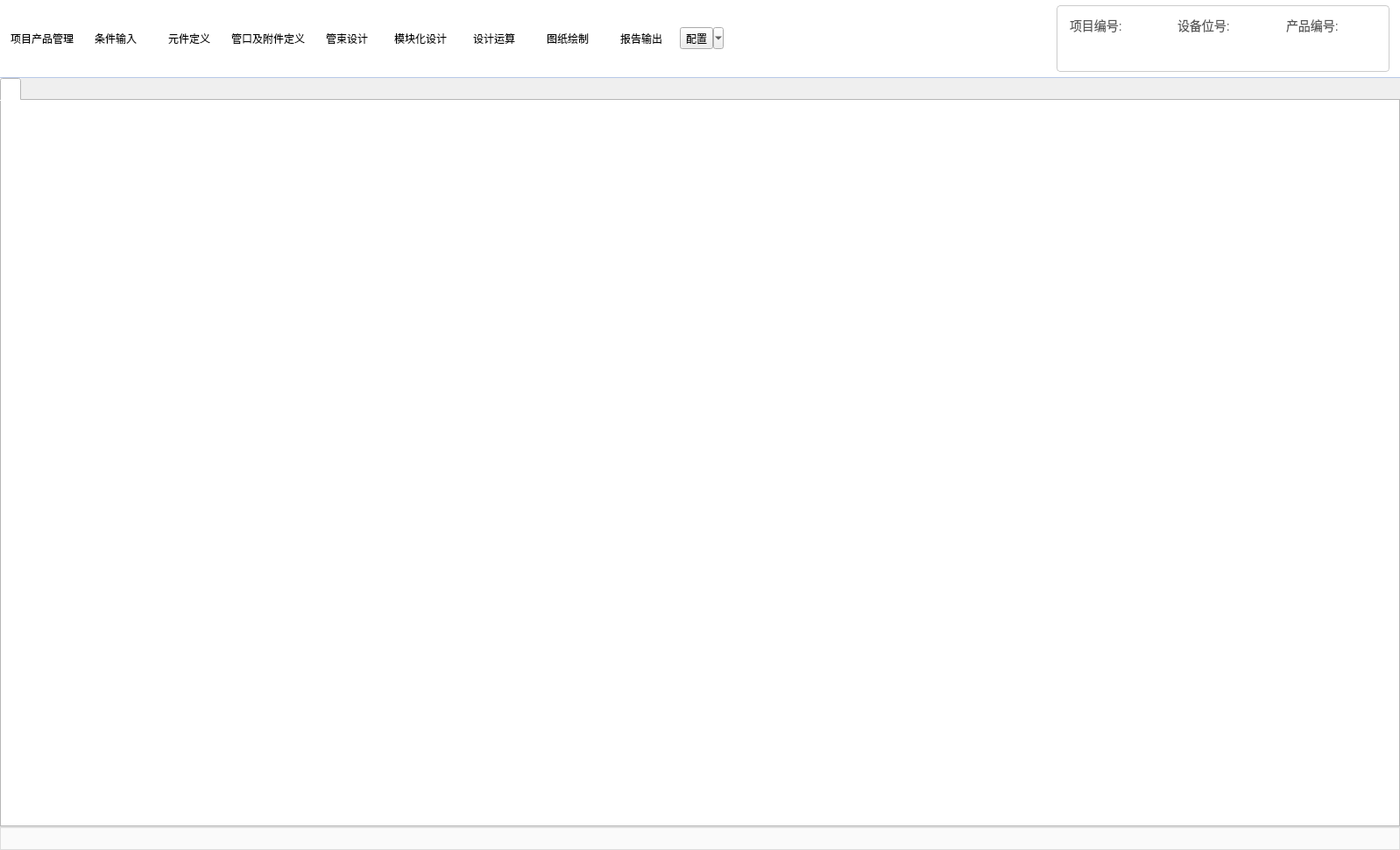
<?xml version="1.0" encoding="UTF-8"?>
<ui version="4.0">
 <class>Lanbin</class>
 <widget class="QMainWindow" name="Lanbin">
  <property name="geometry">
   <rect>
    <x>0</x>
    <y>0</y>
    <width>1598</width>
    <height>970</height>
   </rect>
  </property>
  <property name="windowTitle">
   <string>蓝科压力容器</string>
  </property>
  <property name="styleSheet">
   <string notr="true">/* 竖直滚动条整体样式 */
QScrollBar:vertical {
    background-color: #f5f5f5;
    width: 14px;
    margin: 0px;
}

/* 滚动条滑块 */
QScrollBar::handle:vertical {
    background-color: #c4c4c4;
    border-radius: 7px;
    min-height: 30px;
}

/* 滑块悬浮 */
QScrollBar::handle:vertical:hover {
    background-color: #a0a0a0;
}

/* 滑块按下 */
QScrollBar::handle:vertical:pressed {
    background-color: #888888;
}

/* 滚动条上下箭头（隐藏） */
QScrollBar::add-line:vertical,
QScrollBar::sub-line:vertical {
    border: none;
    background: none;
    height: 0px;
}

/* 滚动条背景区域 */
QScrollBar::add-page:vertical,
QScrollBar::sub-page:vertical {
    background: none;
}
/* 水平滚动条整体样式 */
QScrollBar:horizontal {
    background-color: #f5f5f5;
    height: 14px; /* 竖直是 width，水平是 height */
    margin: 0px;
}

/* 水平滚动条滑块 */
QScrollBar::handle:horizontal {
    background-color: #c4c4c4;
    border-radius: 7px;
    min-width: 30px; /* 竖直是 min-height，水平是 min-width */
}

/* 水平滑块悬浮 */
QScrollBar::handle:horizontal:hover {
    background-color: #a0a0a0;
}

/* 水平滑块按下 */
QScrollBar::handle:horizontal:pressed {
    background-color: #888888;
}

/* 水平滚动条左右箭头（隐藏） */
QScrollBar::add-line:horizontal,
QScrollBar::sub-line:horizontal {
    border: none;
    background: none;
    width: 0px;
}

/* 水平滚动条背景区域 */
QScrollBar::add-page:horizontal,
QScrollBar::sub-page:horizontal {
    background: none;
}</string>
  </property>
  <widget class="QWidget" name="centralwidget">
   <property name="styleSheet">
    <string notr="true">QLabel, QLineEdit {
    font-family: &quot;Microsoft YaHei UI&quot;, &quot;Microsoft YaHei&quot;, &quot;SimHei&quot;;
    font-size: 13px;
}
QComboBox:disabled {
    background-color: white;
    color: #666;
}</string>
   </property>
   <layout class="QVBoxLayout" name="verticalLayout_4">
    <property name="spacing">
     <number>0</number>
    </property>
    <property name="leftMargin">
     <number>0</number>
    </property>
    <property name="topMargin">
     <number>0</number>
    </property>
    <property name="rightMargin">
     <number>0</number>
    </property>
    <property name="bottomMargin">
     <number>0</number>
    </property>
    <item>
     <widget class="QFrame" name="frame_top_chrome">
      <property name="styleSheet">
       <string notr="true">QFrame#frame_title_bar {
    background-color: #003366;
    border: none;
}
QLabel#label_main_title {
    color: #ffffff;
    font-size: 16px;
    font-weight: bold;
    background: transparent;
}
QFrame#frame_nav_strip {
    background-color: #FFF;
    border: none;
    border-bottom: 1px solid #b8c9e8;
}
QWidget#widget_nav_buttons QPushButton {
    background-color: transparent;
    border: 1px solid transparent;
    border-radius: 4px;
    padding: 6px 8px;
    min-width: 78px;
    min-height: 68px;
    max-height: 76px;
    font-size: 11px;
    color: #003366;
    font-family: &quot;Microsoft YaHei UI&quot;, &quot;Microsoft YaHei&quot;;
}
QWidget#widget_nav_buttons QPushButton:hover {
    background-color: #cfe0ff;
    border-color: #9ebce0;
}
QWidget#widget_nav_buttons QPushButton:pressed {
    background-color: #ffe4c4;
    border-color: #e8b896;
}
QWidget#widget_nav_buttons QPushButton:disabled {
    color: #999999;
    background-color: #eef3f9;
}
QWidget#widget_nav_buttons QToolButton {
    background-color: transparent;
    border: 1px solid transparent;
    border-radius: 4px;
    padding: 6px 8px;
    min-width: 78px;
    min-height: 68px;
    max-height: 76px;
    font-size: 11px;
    color: #003366;
    font-family: &quot;Microsoft YaHei UI&quot;, &quot;Microsoft YaHei&quot;;
}
QWidget#widget_nav_buttons QToolButton:hover {
    background-color: #cfe0ff;
    border-color: #9ebce0;
}
QWidget#widget_nav_buttons QToolButton:pressed {
    background-color: #ffe4c4;
    border-color: #e8b896;
}
QWidget#widget_nav_buttons QToolButton:disabled {
    color: #999999;
    background-color: #eef3f9;
}
QFrame#current_product {
    background-color: #ffffff;
    border: 1px solid #cccccc;
    border-radius: 4px;
}
QFrame#current_product QLabel {
    background-color: transparent;
    font-size: 14px;
}
</string>
      </property>
      <property name="frameShape">
       <enum>QFrame::NoFrame</enum>
      </property>
      <layout class="QVBoxLayout" name="verticalLayout_top_chrome">
       <property name="spacing">
        <number>0</number>
       </property>
       <property name="leftMargin">
        <number>0</number>
       </property>
       <property name="topMargin">
        <number>0</number>
       </property>
       <property name="rightMargin">
        <number>0</number>
       </property>
       <property name="bottomMargin">
        <number>0</number>
       </property>
       <item>
        <widget class="QFrame" name="frame_nav_strip">
         <property name="minimumSize">
          <size>
           <width>0</width>
           <height>88</height>
          </size>
         </property>
         <property name="frameShape">
          <enum>QFrame::NoFrame</enum>
         </property>
         <layout class="QHBoxLayout" name="horizontalLayout_nav_strip">
          <property name="spacing">
           <number>8</number>
          </property>
          <property name="leftMargin">
           <number>8</number>
          </property>
          <property name="topMargin">
           <number>6</number>
          </property>
          <property name="rightMargin">
           <number>12</number>
          </property>
          <property name="bottomMargin">
           <number>6</number>
          </property>
          <item>
           <layout class="QHBoxLayout" name="horizontalLayout_nav_buttons">
            <property name="spacing">
             <number>4</number>
            </property>
            <property name="leftMargin">
             <number>0</number>
            </property>
            <property name="topMargin">
             <number>0</number>
            </property>
            <property name="rightMargin">
             <number>0</number>
            </property>
            <property name="bottomMargin">
             <number>0</number>
            </property>
            <item>
             <widget class="QPushButton" name="btn_project">
              <property name="text">
               <string>项目产品管理</string>
              </property>
              <property name="icon">
               <iconset>
                <normaloff>icons/项目管理.png</normaloff>icons/项目管理.png</iconset>
              </property>
              <property name="iconSize">
               <size>
                <width>36</width>
                <height>36</height>
               </size>
              </property>
              <property name="flat">
               <bool>true</bool>
              </property>
             </widget>
            </item>
            <item>
             <widget class="QPushButton" name="btn_condition">
              <property name="text">
               <string>条件输入</string>
              </property>
              <property name="icon">
               <iconset>
                <normaloff>icons/表单组件-输入框.png</normaloff>icons/表单组件-输入框.png</iconset>
              </property>
              <property name="iconSize">
               <size>
                <width>36</width>
                <height>36</height>
               </size>
              </property>
              <property name="flat">
               <bool>true</bool>
              </property>
             </widget>
            </item>
            <item>
             <widget class="QPushButton" name="btn_material">
              <property name="text">
               <string>元件定义</string>
              </property>
              <property name="icon">
               <iconset>
                <normaloff>icons/元件定义.png</normaloff>icons/元件定义.png</iconset>
              </property>
              <property name="iconSize">
               <size>
                <width>36</width>
                <height>36</height>
               </size>
              </property>
              <property name="flat">
               <bool>true</bool>
              </property>
             </widget>
            </item>
            <item>
             <widget class="QPushButton" name="btn_pipe">
              <property name="text">
               <string>管口及附件定义</string>
              </property>
              <property name="icon">
               <iconset>
                <normaloff>icons/管口.png</normaloff>icons/管口.png</iconset>
              </property>
              <property name="iconSize">
               <size>
                <width>36</width>
                <height>36</height>
               </size>
              </property>
              <property name="flat">
               <bool>true</bool>
              </property>
             </widget>
            </item>
            <item>
             <widget class="QPushButton" name="btn_pipeDesign">
              <property name="text">
               <string>管束设计</string>
              </property>
              <property name="icon">
               <iconset>
                <normaloff>icons/建筑-管子.png</normaloff>icons/建筑-管子.png</iconset>
              </property>
              <property name="iconSize">
               <size>
                <width>36</width>
                <height>36</height>
               </size>
              </property>
              <property name="flat">
               <bool>true</bool>
              </property>
             </widget>
            </item>
            <item>
             <widget class="QPushButton" name="btn_3D">
              <property name="text">
               <string>模块化设计</string>
              </property>
              <property name="icon">
               <iconset>
                <normaloff>icons/3D建模.png</normaloff>icons/3D建模.png</iconset>
              </property>
              <property name="iconSize">
               <size>
                <width>36</width>
                <height>36</height>
               </size>
              </property>
              <property name="flat">
               <bool>true</bool>
              </property>
             </widget>
            </item>
            <item>
             <widget class="QPushButton" name="btn_cal">
              <property name="text">
               <string>设计运算</string>
              </property>
              <property name="icon">
               <iconset>
                <normaloff>icons/计算.png</normaloff>icons/计算.png</iconset>
              </property>
              <property name="iconSize">
               <size>
                <width>36</width>
                <height>36</height>
               </size>
              </property>
              <property name="flat">
               <bool>true</bool>
              </property>
             </widget>
            </item>
            <item>
             <widget class="QPushButton" name="btn_2D">
              <property name="text">
               <string>图纸绘制</string>
              </property>
              <property name="icon">
               <iconset>
                <normaloff>icons/图纸 (2).png</normaloff>icons/图纸 (2).png</iconset>
              </property>
              <property name="iconSize">
               <size>
                <width>36</width>
                <height>36</height>
               </size>
              </property>
              <property name="flat">
               <bool>true</bool>
              </property>
             </widget>
            </item>
            <item>
             <widget class="QPushButton" name="btn_docs">
              <property name="text">
               <string>报告输出</string>
              </property>
              <property name="icon">
               <iconset>
                <normaloff>icons/三维建模.png</normaloff>icons/三维建模.png</iconset>
              </property>
              <property name="iconSize">
               <size>
                <width>36</width>
                <height>36</height>
               </size>
              </property>
              <property name="flat">
               <bool>true</bool>
              </property>
             </widget>
            </item>
            <item>
             <widget class="QToolButton" name="btn_config">
              <property name="text">
               <string>配置</string>
              </property>
              <property name="icon">
               <iconset>
                <normaloff>icons/另存为.png</normaloff>icons/另存为.png</iconset>
              </property>
              <property name="iconSize">
               <size>
                <width>36</width>
                <height>36</height>
               </size>
              </property>
              <property name="popupMode">
               <enum>QToolButton::MenuButtonPopup</enum>
              </property>
              <property name="toolButtonStyle">
               <enum>Qt::ToolButtonTextUnderIcon</enum>
              </property>
             </widget>
            </item>
           </layout>
          </item>
          <item>
           <spacer name="horizontalSpacer_nav">
            <property name="orientation">
             <enum>Qt::Horizontal</enum>
            </property>
            <property name="sizeHint" stdset="0">
             <size>
              <width>16</width>
              <height>20</height>
             </size>
            </property>
           </spacer>
          </item>
          <item>
           <widget class="QFrame" name="current_product">
            <property name="minimumSize">
             <size>
              <width>380</width>
              <height>76</height>
             </size>
            </property>
            <property name="maximumSize">
             <size>
              <width>520</width>
              <height>16777215</height>
             </size>
            </property>
            <property name="frameShape">
             <enum>QFrame::NoFrame</enum>
            </property>
            <layout class="QGridLayout" name="verticalLayout_5">
             <property name="leftMargin">
              <number>14</number>
             </property>
             <property name="topMargin">
              <number>10</number>
             </property>
             <property name="rightMargin">
              <number>14</number>
             </property>
             <property name="bottomMargin">
              <number>10</number>
             </property>
             <property name="horizontalSpacing">
              <number>20</number>
             </property>
             <property name="verticalSpacing">
              <number>6</number>
             </property>
             <item row="0" column="0">
              <widget class="QLabel" name="label">
               <property name="styleSheet">
                <string notr="true">color: #555555;</string>
               </property>
               <property name="text">
                <string>项目编号:</string>
               </property>
              </widget>
             </item>
             <item row="0" column="1">
              <widget class="QLabel" name="label_4">
               <property name="styleSheet">
                <string notr="true">color: #555555;</string>
               </property>
               <property name="text">
                <string>设备位号:</string>
               </property>
              </widget>
             </item>
             <item row="0" column="2">
              <widget class="QLabel" name="label_6">
               <property name="styleSheet">
                <string notr="true">color: #555555;</string>
               </property>
               <property name="text">
                <string>产品编号:</string>
               </property>
              </widget>
             </item>
             <item row="1" column="0">
              <widget class="QLabel" name="label_product_name">
               <property name="styleSheet">
                <string notr="true">color: #333333;</string>
               </property>
               <property name="text">
                <string/>
               </property>
              </widget>
             </item>
             <item row="1" column="1">
              <widget class="QLabel" name="label_product_tag_numer">
               <property name="styleSheet">
                <string notr="true">color: #333333;</string>
               </property>
               <property name="text">
                <string/>
               </property>
              </widget>
             </item>
             <item row="1" column="2">
              <widget class="QLabel" name="label_product_number">
               <property name="styleSheet">
                <string notr="true">color: #333333;</string>
               </property>
               <property name="text">
                <string/>
               </property>
              </widget>
             </item>
            </layout>
           </widget>
          </item>
         </layout>
        </widget>
       </item>
      </layout>
     </widget>
    </item>
    <item>
     <widget class="QTabWidget" name="tabWidget">
      <property name="sizePolicy">
       <sizepolicy hsizetype="Expanding" vsizetype="Expanding">
        <horstretch>1</horstretch>
        <verstretch>1</verstretch>
       </sizepolicy>
      </property>
      <property name="styleSheet">
       <string notr="true">font: 12pt &quot;Arial&quot;;
background-color: #ffffff;</string>
      </property>
      <property name="currentIndex">
       <number>0</number>
      </property>
      <property name="tabBarAutoHide">
       <bool>false</bool>
      </property>
      <widget class="QWidget" name="tab">
       <attribute name="title">
        <string/>
       </attribute>
       <layout class="QGridLayout" name="gridLayout">
        <item row="0" column="0">
         <widget class="QLabel" name="label_2">
          <property name="text">
           <string/>
          </property>
          <property name="pixmap">
           <pixmap>icons/mainpage.png</pixmap>
          </property>
          <property name="scaledContents">
           <bool>true</bool>
          </property>
         </widget>
        </item>
       </layout>
      </widget>
     </widget>
    </item>
    <item>
     <widget class="QLineEdit" name="line_tip">
      <property name="minimumSize">
       <size>
        <width>0</width>
        <height>26</height>
       </size>
      </property>
      <property name="maximumSize">
       <size>
        <width>16777215</width>
        <height>26</height>
       </size>
      </property>
      <property name="styleSheet">
       <string notr="true">background-color: #fafafa;
border: 1px solid #dddddd;</string>
      </property>
      <property name="dragEnabled">
       <bool>false</bool>
      </property>
      <property name="readOnly">
       <bool>true</bool>
      </property>
     </widget>
    </item>
   </layout>
  </widget>
  <action name="actionyonghuxinxi">
   <property name="text">
    <string>用户信息</string>
   </property>
  </action>
  <action name="action_4">
   <property name="text">
    <string>设置</string>
   </property>
  </action>
  <action name="action_5">
   <property name="text">
    <string>退出</string>
   </property>
  </action>
  <action name="action">
   <property name="icon">
    <iconset>
     <normaloff>icons/新建.png</normaloff>icons/新建.png</iconset>
   </property>
   <property name="text">
    <string>新建项目</string>
   </property>
  </action>
  <action name="action_2">
   <property name="icon">
    <iconset>
     <normaloff>icons/打开.png</normaloff>icons/打开.png</iconset>
   </property>
   <property name="text">
    <string>打开项目</string>
   </property>
  </action>
  <action name="action_3">
   <property name="icon">
    <iconset>
     <normaloff>icons/保存.png</normaloff>icons/保存.png</iconset>
   </property>
   <property name="text">
    <string>保存项目</string>
   </property>
  </action>
  <action name="action_6">
   <property name="icon">
    <iconset>
     <normaloff>icons/另存为.png</normaloff>icons/另存为.png</iconset>
   </property>
   <property name="text">
    <string>另存为</string>
   </property>
  </action>
  <action name="action_7">
   <property name="text">
    <string>导出</string>
   </property>
  </action>
  <action name="action_8">
   <property name="text">
    <string>智动设计</string>
   </property>
  </action>
  <action name="action_9">
   <property name="text">
    <string>灵活设计</string>
   </property>
  </action>
  <action name="action_help_doc">
   <property name="text">
    <string>查看软件使用文档</string>
   </property>
  </action>
  <action name="action_11">
   <property name="text">
    <string>故障排查</string>
   </property>
  </action>
  <action name="action_12">
   <property name="text">
    <string>在线支持</string>
   </property>
  </action>
  <action name="action_13">
   <property name="text">
    <string>本地离线帮助手册</string>
   </property>
  </action>
  <action name="action_15">
   <property name="text">
    <string>界面</string>
   </property>
  </action>
  <action name="action_16">
   <property name="text">
    <string>快捷键</string>
   </property>
  </action>
  <action name="action_17">
   <property name="text">
    <string>存储路径</string>
   </property>
  </action>
  <action name="action_18">
   <property name="text">
    <string>预定义</string>
   </property>
  </action>
  <action name="action_14">
   <property name="text">
    <string>打印</string>
   </property>
  </action>
  <action name="action_19">
   <property name="text">
    <string>退出</string>
   </property>
  </action>
  <action name="action_20">
   <property name="text">
    <string>条件评审</string>
   </property>
  </action>
  <action name="action_21">
   <property name="text">
    <string>方案评审</string>
   </property>
  </action>
  <action name="action_22">
   <property name="text">
    <string>技术评审</string>
   </property>
  </action>
  <action name="action_23">
   <property name="text">
    <string>结果评审</string>
   </property>
  </action>
  <action name="action_24">
   <property name="text">
    <string>文件存档</string>
   </property>
  </action>
  <action name="action_27">
   <property name="text">
    <string>二维图纸</string>
   </property>
  </action>
  <action name="action_28">
   <property name="text">
    <string>三维模型</string>
   </property>
  </action>
  <action name="action_29">
   <property name="text">
    <string>强度计算书</string>
   </property>
  </action>
  <action name="action_30">
   <property name="text">
    <string>材料清单</string>
   </property>
  </action>
  <action name="action_31">
   <property name="text">
    <string>一键全选</string>
   </property>
  </action>
  <action name="action_32">
   <property name="text">
    <string>二维图纸</string>
   </property>
  </action>
  <action name="action_33">
   <property name="text">
    <string>三维模型</string>
   </property>
  </action>
  <action name="action_34">
   <property name="text">
    <string>强度计算书</string>
   </property>
  </action>
  <action name="action_35">
   <property name="text">
    <string>材料清单</string>
   </property>
  </action>
  <action name="action_36">
   <property name="text">
    <string>一键全选</string>
   </property>
  </action>
  <action name="action_37">
   <property name="text">
    <string>实时翻译</string>
   </property>
  </action>
  <action name="action_38">
   <property name="text">
    <string>专业术语校对</string>
   </property>
  </action>
  <action name="action_39">
   <property name="text">
    <string>数据处理</string>
   </property>
  </action>
  <action name="action_40">
   <property name="text">
    <string>审图</string>
   </property>
  </action>
  <action name="action_41">
   <property name="text">
    <string>智能提示</string>
   </property>
  </action>
  <action name="scheme_design">
   <property name="text">
    <string>方案设计</string>
   </property>
  </action>
  <action name="detailed_deisign">
   <property name="text">
    <string>详细设计</string>
   </property>
  </action>
  <action name="action_25">
   <property name="text">
    <string>实时翻译</string>
   </property>
  </action>
  <action name="action_26">
   <property name="text">
    <string>文件存档</string>
   </property>
  </action>
  <action name="action_undo">
   <property name="icon">
    <iconset>
     <normaloff>icons/撤销.png</normaloff>icons/撤销.png</iconset>
   </property>
   <property name="text">
    <string>撤销</string>
   </property>
  </action>
  <action name="action_redo">
   <property name="icon">
    <iconset>
     <normaloff>icons/重做.png</normaloff>icons/重做.png</iconset>
   </property>
   <property name="text">
    <string>重做</string>
   </property>
  </action>
 </widget>
 <resources/>
 <connections/>
</ui>
